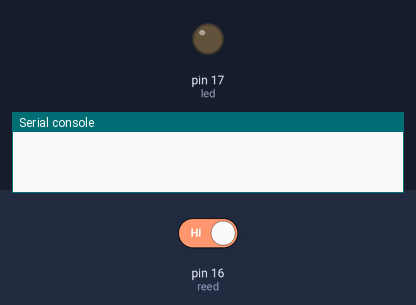
Bench run of a program on a simulated MicroPython board. Parts: output pins drawn as LEDs (lit = HIGH), the last lines printed to the serial console. The inputs (shaded band) are chosen by the test bench; at power-on: pin 16 (reed) HIGH.

Above: at 1.2 s.
1.3 s: pin 16 (reed) driven LOW
2.8 s: pin 16 (reed) driven HIGH
At 3.7 s:
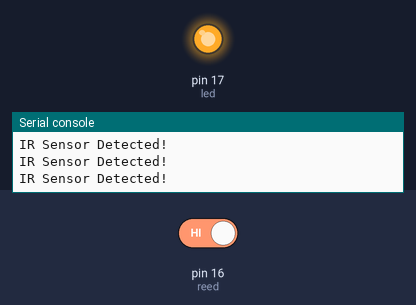
Timing chart, 0 to 5.8 s (numbered marks = the images above; inputs shaded):
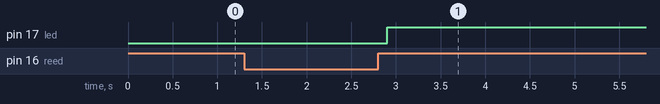

Measured:
- after the input at 2.8 s, pin 17 (led): LOW → HIGH after 0.10 s

The program:

IRSENSOR.PY
```python
import machine
import utime
reed = machine.Pin(16, machine.Pin.IN)
led = machine.Pin(17, machine.Pin.OUT)
while True:
    if reed.value() == 0:
        led.value(0)
        print("IR Sensor Detected!")
        utime.sleep(0.2)
        led.value(1)
```
